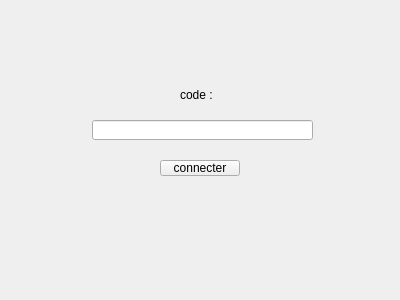
<?xml version="1.0" encoding="UTF-8"?>
<ui version="4.0">
 <class>emplogin</class>
 <widget class="QWidget" name="emplogin">
  <property name="geometry">
   <rect>
    <x>0</x>
    <y>0</y>
    <width>400</width>
    <height>300</height>
   </rect>
  </property>
  <property name="windowTitle">
   <string>Form</string>
  </property>
  <widget class="QLineEdit" name="lineEdit">
   <property name="geometry">
    <rect>
     <x>92</x>
     <y>120</y>
     <width>221</width>
     <height>20</height>
    </rect>
   </property>
  </widget>
  <widget class="QPushButton" name="connecter">
   <property name="geometry">
    <rect>
     <x>160</x>
     <y>160</y>
     <width>80</width>
     <height>16</height>
    </rect>
   </property>
   <property name="text">
    <string>connecter</string>
   </property>
  </widget>
  <widget class="QLabel" name="label">
   <property name="geometry">
    <rect>
     <x>180</x>
     <y>90</y>
     <width>35</width>
     <height>10</height>
    </rect>
   </property>
   <property name="text">
    <string>code :</string>
   </property>
  </widget>
 </widget>
 <resources/>
 <connections/>
</ui>
